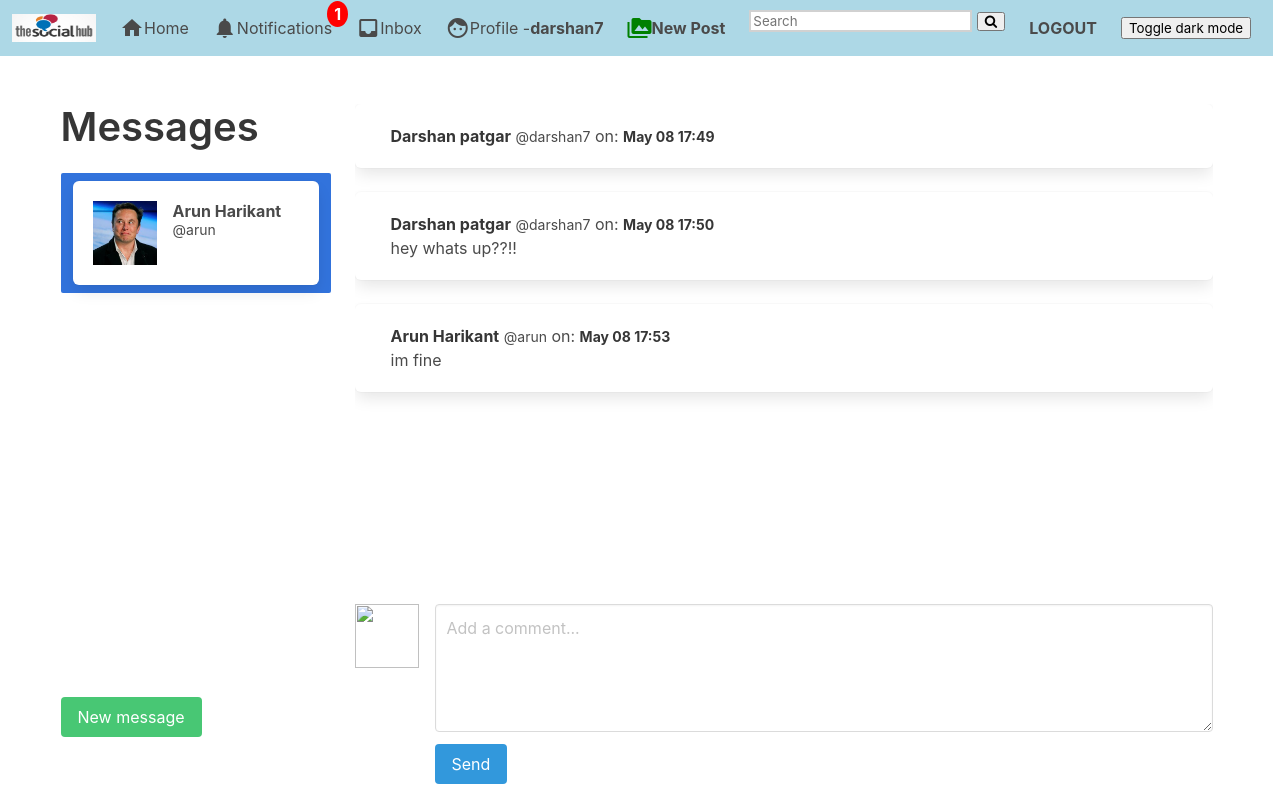
The app's page /direct/ (signed in) with its own data.
### authy/models.py (models this page shows, shortened)
class Profile(models.Model):
	user = models.OneToOneField(User, on_delete=models.CASCADE, related_name='profile')
	first_name = models.CharField(max_length=50, null=True, blank=True)
	last_name = models.CharField(max_length=50, null=True, blank=True)
	location = models.CharField(max_length=50, null=True, blank=True)
	url = models.CharField(max_length=80, null=True, blank=True)
	profile_info = models.TextField(max_length=150, null=True, blank=True)
	created = models.DateField(auto_now_add=True)
	favorites = models.ManyToManyField(Post)
	picture = models.ImageField(upload_to=user_directory_path, blank=True, null=True, verbose_name='Picture')

### direct/models.py (models this page shows, shortened)
class Message(models.Model):
	user = models.ForeignKey(User, on_delete=models.CASCADE, related_name='user')
	sender = models.ForeignKey(User, on_delete=models.CASCADE, related_name='from_user')
	recipient = models.ForeignKey(User, on_delete=models.CASCADE, related_name='to_user')
	body = models.TextField(max_length=1000, blank=True, null=True)
	date = models.DateTimeField(auto_now_add=True)
	is_read = models.BooleanField(default=False)
	def get_messages(user):
		messages = Message.objects.filter(user=user).values('recipient').annotate(last=Max('date')).order_by('-last')
		users = []
		for message in messages:
			users.append({
				'user': User.objects.get(pk=message['recipient']),
				'last': message['last'],
				'unread': Message.objects.filter(user=user, recipient__pk=message['recipient'], is_read=False).count()
				})
		return users

### direct/views.py (the view)
# urls.py: path('', Inbox, name='inbox'),
@login_required
def Inbox(request):
	messages = Message.get_messages(user=request.user)
	active_direct = None
	directs = None
	if messages:
		message = messages[0]
		active_direct = message['user'].username
		directs = Message.objects.filter(user=request.user, recipient=message['user'])
		directs.update(is_read=True)
		for message in messages:
			if message['user'].username == active_direct:
				message['unread'] = 0
	context = {
		'directs': directs,
		'messages': messages,
		'active_direct': active_direct,
		}
	template = loader.get_template('direct/direct.html')
	return HttpResponse(template.render(context, request))

### direct/views.py (called while the page is built)
def checkDirects(request):
	directs_count = 0
	if request.user.is_authenticated:
		directs_count = Message.objects.filter(user=request.user, is_read=False).count()
	return {'directs_count':directs_count}

### notifications/views.py (called while the page is built)
def CountNotifications(request):
	count_notifications = 0
	if request.user.is_authenticated:
		count_notifications = Notification.objects.filter(user=request.user, is_seen=False).count()
	return {'count_notifications':count_notifications}

### social_book/templates/direct/direct.html (shortened to what this page needs)
{% extends 'base.html' %}
{% load static %}
{% block content %}
  <div class="columns is-mobile">
  <div class="column is-one-quarter">
  <aside class="menu">
    <h1 class="title is-2">
    Messages
    </h1>
  <ul style="overflow-y: scroll; height: 500px" class="menu-list">
{% for message in messages %}
<a class="{% if active_direct == message.user.username %}is-active{% endif %}" href="{% url 'directs' message.user.username %}">
<div class="box">
  <article class="media">
    <div class="media-left">
      <figure class="image is-64x64">
          {% if message.user.profile.picture %}
            <img src="{{ message.user.profile.picture.url }}" alt="Placeholder image">
          {% else %}
            <img src="https://bulma.io/images/placeholders/96x96.png" alt="Placeholder image">
          {% endif %}
      </figure>
    </div>
    <div class="media-content">
      <div class="content">
        <p>
          <strong>{{ message.user.profile.first_name }} {{ message.user.profile.last_name }}</strong> <small>@{{ message.user.username }}</small>
        </p>
      </div>
    </div>
  </article>
</div>
</a>
{% endfor %}
  </ul>
  </aside>
<br>
<a href="{% url 'usersearch' %}" class="button is-success">New message</a>
</div>
<div class="column">
<div style="overflow-y: scroll; height: 500px">
{% for direct in directs %}
<div class="box">
  <article class="media">
    <div class="media-content">
      <div class="content">
        <p>
          <strong>{{ direct.sender.profile.first_name }} {{ direct.sender.profile.last_name }}</strong> <small>@{{ direct.sender.username }}</small> on: <strong><small>{{ direct.date|date:'N d G:i'}}</small></strong>
        </p>
        {{ direct.body }}
      </div>
    </div>
  </article>
</div>
{% endfor %}
</div>
<form role="form" method="POST" action="{% url 'send_direct' %}">
<article class="media">
  <figure class="media-left">
    <p class="image is-64x64">
      <img src="https://bulma.io/images/placeholders/128x128.png">
    </p>
  </figure>
  <div class="media-content">
    <div class="field">
      <p class="control">
        <textarea class="textarea" name="body" placeholder="Add a comment..."></textarea>
      </p>
    </div>
    <nav class="level">
      <div class="level-left">
        <div class="level-item">
          <button type="submit" name="action" class="button is-info">Send</buttom>
        </div>
      </div>
    </nav>
  </div>
</article>
</form>
</div>
</div>
{% endblock %}

### social_book/templates/base.html (shortened to what this page needs)
{% load static %}
<!DOCTYPE html>
<html>
  <head>
    <link rel="stylesheet" href="https://cdnjs.cloudflare.com/ajax/libs/font-awesome/4.7.0/css/font-awesome.min.css">
    <link rel="stylesheet" href="{% static 'css/bulma.min.css' %}">
    <link rel="stylesheet" href="{% static 'css/style.css' %}">
  </head>
  <body >
  <nav style="background-color: lightblue; " class="navbar" role="navigation" aria-label="main navigation" >
  <div class="navbar-brand">
    <a class="navbar-item" href="">
      <img src="{% static 'img/as.jpeg' %}" width="84" height="64">
    </a>
  </div>
  <div id="navbarBasicExample" class="navbar-menu">
    <div class="navbar-start">
      <a href="{% url 'index' %}" class="navbar-item">
        <i class="material-icons">home</i>
        Home
      </a>
      <a href="{% url 'show-notifications' %}" class="navbar-item">
        <i class="material-icons">notifications</i>
        Notifications
        {% if count_notifications %}
          <span class="badge">{{ count_notifications }}</span>
        {% endif %}
      </a>
      <a href="{% url 'inbox' %}" class="navbar-item">
        <i class="material-icons">inbox</i>
        Inbox
      </a>
      <a href="{% url 'profile' request.user %}" class="navbar-item">
        <i class="material-icons">face</i>
        Profile - <strong>{{ request.user }}</strong>
      </a>
        <a href="{% url 'newpost' %}" class="navbar-item">
          <i style="color: green;" class="material-icons">perm_media</i>
          <strong>New Post</strong>
        </a>
        <div class="navbar-item">
          <form name="myform" method="GET" action="{% url 'search' %}">
            <input autocomplete="off" style=" border: 2px solid #d1d1d1;" type="text" name="search" placeholder="Search" >
            <button type="submit"><i class="fa fa-search"></i></button>
          </form>
        </div>
          <a href="{% url 'logout' %}" class="navbar-item">
            <strong>LOGOUT</strong>
          </a>
        <a  class="navbar-item">
          <button  onclick="myFunction()" >Toggle dark mode</button>
        </a>
    </div>
  </div>
</nav>
      <section class="section">
        <div class="container">
          {% block content %}
          {% endblock %}
        </div>
      </section>
  </body>
</html>

### social_book/static/css/style.css (style rules this page uses)
.badge { position: absolute; top: 1px; right: -4px; padding: 1px 7px; border-radius: 50%; background: red; color: white; font-weight: bold; }
* { box-sizing:border-box }

### social_book/templates/base.html (style rules this page uses)
body { background-color: white; color: black; padding: 0; margin: 0; }

### records on screen
Message: sender.profile.first_name "Darshan", sender.profile.last_name "patgar", sender.username "darshan7", date "May 08 17:49"
Message: sender.profile.first_name "Darshan", sender.profile.last_name "patgar", sender.username "darshan7", date "May 08 17:50", body "hey whats up??!!"
Message: sender.profile.first_name "Arun", sender.profile.last_name "Harikant", sender.username "arun", date "May 08 17:53", body "im fine"

### other values on screen
{{ count_notifications }} "1"
{{ request.user }} "darshan7"
{{ message.user.profile.first_name }} "Arun"
{{ message.user.profile.last_name }} "Harikant"
{{ message.user.username }} "arun"
